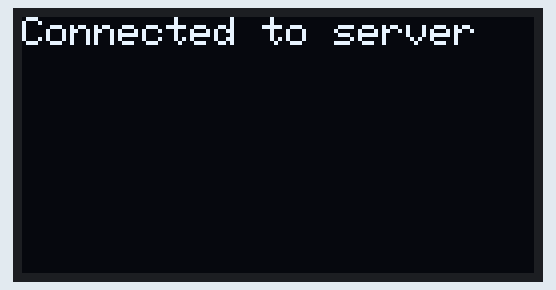
Recording of a sketch running on a simulated ESP8266 (NodeMCU). Parts: 128×64 one-colour display. WiFi joins after 1.5 s; servers stay silent unless stated.

Above: at 1.9 s.

Measured:
- what the display in image 0 shows lasts 1.5 s, from 1.8 s to 3.3 s

The sketch:

oled-ssd1306-esp01.ino
```cpp
#include <ESP8266WiFi.h>
#include <Wire.h>
#include <Adafruit_GFX.h>
#include <Adafruit_SSD1306.h>

#define SCREEN_WIDTH 128
#define SCREEN_HEIGHT 64
#define OLED_RESET -1
Adafruit_SSD1306 display(SCREEN_WIDTH, SCREEN_HEIGHT, &Wire, OLED_RESET);

const char* ssid = "SSID WIFIMU PAK";
const char* password = "PASWORTE LEK";
const char* serverIP = "MAI AIPI ADRES";
const uint16_t serverPort = 8888; //ganti yo boleh, jarno yowes

#define CHUNK_SIZE 64
WiFiClient client;

void connectToWiFi() {
  WiFi.mode(WIFI_STA);
  WiFi.begin(ssid, password);
  display.clearDisplay();
  display.setCursor(0,0);
  display.println("Connecting WiFi...");
  display.display();

  while (WiFi.status() != WL_CONNECTED) delay(50);

  display.clearDisplay();
  display.setCursor(0,0);
  display.println("WiFi connected");
  display.display();
}

void connectToServer() {
  while (!client.connected()) {
    if (client.connect(serverIP, serverPort)) {
      display.clearDisplay();
      display.setCursor(0,0);
      display.println("Connected to server");
      display.display();
    } else {
      delay(500); // ngulang sampe ndasmu kobong
    }
  }
}

void setup() {
  Wire.begin(0, 2); // SDA=0, SCL=2
  Wire.setClock(400000);

  display.begin(SSD1306_SWITCHCAPVCC, 0x3C);
  display.clearDisplay();
  display.display();

  connectToWiFi();
  connectToServer();
}

void loop() {
  if (!client.connected()) {
    display.clearDisplay();
    display.setCursor(0,0);
    display.println("Reconnecting...");
    display.display();
    connectToServer();
  }

  uint8_t buf[1024];
  size_t got = 0;

  while (got < sizeof(buf) && client.connected()) {
    if (client.available()) {
      size_t remaining = sizeof(buf) - got;
      size_t toRead = (CHUNK_SIZE < remaining) ? CHUNK_SIZE : remaining;
      int r = client.read(buf + got, (int)toRead);
      if (r > 0) got += r;
      else if (r == 0) break; // server protol xixixi
    }
  }

  if (got == sizeof(buf)) {
    memcpy(display.getBuffer(), buf, sizeof(buf));
    display.display();
    client.write(0x01); // ACK anjeng
  }
}
```
